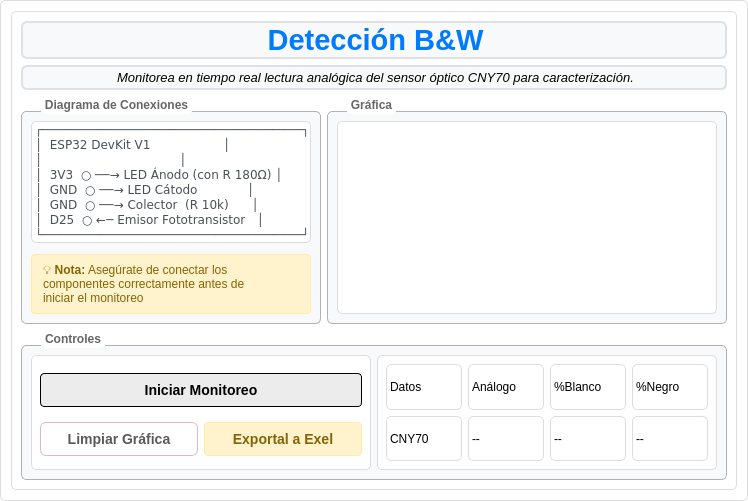
<?xml version="1.0" encoding="UTF-8"?>
<ui version="4.0">
 <class>colorCNY</class>
 <widget class="QWidget" name="colorCNY">
  <property name="geometry">
   <rect>
    <x>0</x>
    <y>0</y>
    <width>737</width>
    <height>501</height>
   </rect>
  </property>
  <property name="windowTitle">
   <string>Form</string>
  </property>
  <property name="styleSheet">
   <string notr="true">background-color: rgb(255, 255, 255);
border: 1px solid rgb(221, 221, 221);
border-radius: 5px;
color: rgb(0, 0, 0);</string>
  </property>
  <layout class="QGridLayout" name="gridLayout_7">
   <item row="0" column="0">
    <widget class="QFrame" name="frame">
     <property name="frameShape">
      <enum>QFrame::Shape::StyledPanel</enum>
     </property>
     <property name="frameShadow">
      <enum>QFrame::Shadow::Raised</enum>
     </property>
     <layout class="QGridLayout" name="gridLayout_6">
      <item row="0" column="0" colspan="3">
       <widget class="QLabel" name="titulo">
        <property name="maximumSize">
         <size>
          <width>16777215</width>
          <height>45</height>
         </size>
        </property>
        <property name="styleSheet">
         <string notr="true">        background-color: #f8f9fa;       
        border: 2px solid #dee2e6;         
        border-radius: 6px;              
   </string>
        </property>
        <property name="text">
         <string>&lt;html&gt;&lt;head/&gt;&lt;body&gt;&lt;p align=&quot;center&quot;&gt;&lt;span style=&quot; font-size:22pt; font-weight:700; color:#007bff;&quot;&gt;Detección B&amp;amp;W&lt;/span&gt;&lt;/p&gt;&lt;/body&gt;&lt;/html&gt;</string>
        </property>
       </widget>
      </item>
      <item row="4" column="0" colspan="3">
       <widget class="QGroupBox" name="controles">
        <property name="minimumSize">
         <size>
          <width>0</width>
          <height>150</height>
         </size>
        </property>
        <property name="maximumSize">
         <size>
          <width>16777215</width>
          <height>150</height>
         </size>
        </property>
        <property name="sizeIncrement">
         <size>
          <width>0</width>
          <height>0</height>
         </size>
        </property>
        <property name="styleSheet">
         <string notr="true">QGroupBox {
    color: rgb(102, 102, 102) ;
    background-color: #f8f9fa;        
    border-radius: 6px;
    border: 1px solid rgb(177, 177, 177) ;
    border-radius: 5px;
    margin-top: 15px; /* espacio para el título */
    font: bold 12px;
}
QGroupBox::title {
    subcontrol-origin: margin;
    subcontrol-position: top left ;
    left: 20px;
    background-color: rgba(255, 255, 255, 255);
	padding: 2px;
    border-radius: 5px;
}

</string>
        </property>
        <property name="title">
         <string>Controles</string>
        </property>
        <layout class="QGridLayout" name="gridLayout_4">
         <item row="0" column="0">
          <widget class="QWidget" name="botones" native="true">
           <layout class="QGridLayout" name="gridLayout_3">
            <item row="2" column="1">
             <widget class="QPushButton" name="exportarBt">
              <property name="styleSheet">
               <string notr="true">        font-size: 14px;                    /* Tamaño menor para información secundaria */
        font-weight: bold;                  /* Texto en negrita */
        color: #856404;                     /* Color ámbar para indicar estado */
        padding: 8px;                       /* Espacio interno menor */
        background-color: #fff3cd;          /* Fondo ámbar claro */
        border-radius: 4px;                 /* Esquinas redondeadas menores */
        border: 1px solid #ffeaa7;          /* Borde ámbar */
        margin-top: 5px;                    /* Separación superior */</string>
              </property>
              <property name="text">
               <string>Exportal a Exel</string>
              </property>
             </widget>
            </item>
            <item row="2" column="0">
             <widget class="QPushButton" name="limpiarBt">
              <property name="styleSheet">
               <string notr="true">/* Estilo base con matices rosa y gris degradado */
QPushButton {
    font-size: 14px;                         /* Tamaño menor para información secundaria */
    font-weight: bold;                       /* Texto en negrita */
    color: #5a5a5a;                          /* Gris medio para texto */
    padding: 8px;                            /* Espacio interno menor */
    background: linear-gradient(135deg, #f8e1ec, #d3d3d3); /* Degradado rosa a gris */
    border-radius: 6px;                      /* Esquinas ligeramente más redondeadas */
    border: 1px solid #e0b7c6;               /* Borde rosa suave */
    margin-top: 5px;                         /* Separación superior */
}

/* Efecto hover con énfasis en el rosa */
QPushButton:hover {
    background: linear-gradient(135deg, #fce4ec, #c0c0c0); /* Rosa claro a gris claro */
    color: #7a4b63;                          /* Rosa oscuro para el texto */
    border: 1px solid #d48ca3;               /* Borde más intenso en rosa */
}
/* Presionado: tono más oscuro y efecto hundido */
QPushButton:pressed {
    background-color: #e0b7c6;
    border: 2px solid #b0b0b0;
    padding-top: 8px; /* efecto hundido */
    padding-left: 8px;
}
</string>
              </property>
              <property name="text">
               <string>Limpiar Gráfica</string>
              </property>
             </widget>
            </item>
            <item row="0" column="0" colspan="2">
             <widget class="QPushButton" name="iniciarBt">
              <property name="styleSheet">
               <string notr="true">QPushButton {
    font-size: 14px;                    
    font-weight: bold;              
    color: rgb(0, 0, 0);
    padding: 8px;                 
    background-color: rgb(236, 236, 236);          
    border-radius: 4px;            
    border: 1px solid rgb(0, 0, 0);      
    margin-top: 5px;         
}

/* Hover: verde suave */
QPushButton:hover {
    background-color: rgb(220, 255, 220);     /* Verde muy claro */
    border: 1px solid rgb(0, 128, 0);          /* Verde intenso */
    color: rgb(0, 100, 0);                     /* Verde oscuro para texto */
}

/* Pressed: verde más profundo */
QPushButton:pressed {
    background-color: rgb(200, 240, 200);     /* Verde más saturado */
    border: 1px solid rgb(0, 100, 0);          /* Borde más oscuro */
    color: rgb(0, 80, 0);                      /* Texto aún más profundo */
}</string>
              </property>
              <property name="text">
               <string>Iniciar Monitoreo</string>
              </property>
             </widget>
            </item>
           </layout>
          </widget>
         </item>
         <item row="0" column="1">
          <widget class="QWidget" name="datos" native="true">
           <property name="minimumSize">
            <size>
             <width>0</width>
             <height>0</height>
            </size>
           </property>
           <property name="maximumSize">
            <size>
             <width>9999</width>
             <height>16777215</height>
            </size>
           </property>
           <layout class="QGridLayout" name="gridLayout">
            <item row="1" column="0">
             <widget class="QLabel" name="CNY70Label">
              <property name="text">
               <string>CNY70</string>
              </property>
             </widget>
            </item>
            <item row="0" column="3">
             <widget class="QLabel" name="porcentajeDeNegroLabel">
              <property name="text">
               <string>%Negro</string>
              </property>
             </widget>
            </item>
            <item row="1" column="1">
             <widget class="QLabel" name="analogoDtCny70">
              <property name="text">
               <string>--</string>
              </property>
             </widget>
            </item>
            <item row="1" column="2">
             <widget class="QLabel" name="porcentajeDeBlancoDt">
              <property name="text">
               <string>--</string>
              </property>
             </widget>
            </item>
            <item row="1" column="3">
             <widget class="QLabel" name="porcentajeDeNegroDt">
              <property name="text">
               <string>--</string>
              </property>
             </widget>
            </item>
            <item row="0" column="1">
             <widget class="QLabel" name="analogoLabel">
              <property name="text">
               <string>Análogo</string>
              </property>
             </widget>
            </item>
            <item row="0" column="2">
             <widget class="QLabel" name="porcentajeDeBlancoLabel">
              <property name="text">
               <string>%Blanco</string>
              </property>
             </widget>
            </item>
            <item row="0" column="0">
             <widget class="QLabel" name="datosLabel">
              <property name="text">
               <string>Datos</string>
              </property>
             </widget>
            </item>
           </layout>
          </widget>
         </item>
        </layout>
       </widget>
      </item>
      <item row="2" column="0">
       <widget class="QGroupBox" name="diagrama">
        <property name="maximumSize">
         <size>
          <width>300</width>
          <height>16777215</height>
         </size>
        </property>
        <property name="styleSheet">
         <string notr="true">QGroupBox {
    color: rgb(102, 102, 102) ;
    background-color: #f8f9fa;        
    border-radius: 6px;
    border: 1px solid rgb(177, 177, 177) ;
    border-radius: 5px;
    margin-top: 15px; /* espacio para el título */
    font: bold 12px;
}
QGroupBox::title {
    subcontrol-origin: margin;
    subcontrol-position: top left ;
    left: 20px;
    background-color: rgba(255, 255, 255, 255);
	padding: 2px;
    border-radius: 5px;
}

</string>
        </property>
        <property name="title">
         <string>Diagrama de Conexiones</string>
        </property>
        <layout class="QVBoxLayout" name="verticalLayout">
         <item>
          <widget class="QLabel" name="dibujo">
           <property name="minimumSize">
            <size>
             <width>0</width>
             <height>120</height>
            </size>
           </property>
           <property name="styleSheet">
            <string notr="true"/>
           </property>
           <property name="text">
            <string>&lt;html&gt;&lt;head/&gt;&lt;body&gt;&lt;pre style=&quot; margin-top:12px; margin-bottom:0px; margin-left:0px; margin-right:0px; -qt-block-indent:0; text-indent:0px;&quot;&gt;&lt;span style=&quot; font-family:'Courier New','monospace'; font-size:12px; color:#495057;&quot;&gt;┌────────────────────────────────────┐&lt;/span&gt;&lt;/pre&gt;&lt;pre style=&quot; margin-top:0px; margin-bottom:0px; margin-left:0px; margin-right:0px; -qt-block-indent:0; text-indent:0px;&quot;&gt;&lt;span style=&quot; font-family:'Courier New','monospace'; font-size:12px; color:#495057;&quot;&gt;│  ESP32 DevKit V1                   │&lt;/span&gt;&lt;/pre&gt;&lt;pre style=&quot; margin-top:0px; margin-bottom:0px; margin-left:0px; margin-right:0px; -qt-block-indent:0; text-indent:0px;&quot;&gt;&lt;span style=&quot; font-family:'Courier New','monospace'; font-size:12px; color:#495057;&quot;&gt;│                                    │&lt;/span&gt;&lt;/pre&gt;&lt;pre style=&quot; margin-top:0px; margin-bottom:0px; margin-left:0px; margin-right:0px; -qt-block-indent:0; text-indent:0px;&quot;&gt;&lt;span style=&quot; font-family:'Courier New','monospace'; font-size:12px; color:#495057;&quot;&gt;│  3V3  ○ ──→ LED Ánodo (con R 180Ω) │&lt;/span&gt;&lt;/pre&gt;&lt;pre style=&quot; margin-top:0px; margin-bottom:0px; margin-left:0px; margin-right:0px; -qt-block-indent:0; text-indent:0px;&quot;&gt;&lt;span style=&quot; font-family:'Courier New','monospace'; font-size:12px; color:#495057;&quot;&gt;│  GND  ○ ──→ LED Cátodo             │&lt;/span&gt;&lt;/pre&gt;&lt;pre style=&quot; margin-top:0px; margin-bottom:0px; margin-left:0px; margin-right:0px; -qt-block-indent:0; text-indent:0px;&quot;&gt;&lt;span style=&quot; font-family:'Courier New','monospace'; font-size:12px; color:#495057;&quot;&gt;│  GND  ○ ──→ Colector  (R 10k)      │&lt;/span&gt;&lt;/pre&gt;&lt;pre style=&quot; margin-top:0px; margin-bottom:0px; margin-left:0px; margin-right:0px; -qt-block-indent:0; text-indent:0px;&quot;&gt;&lt;span style=&quot; font-family:'Courier New','monospace'; font-size:12px; color:#495057;&quot;&gt;│  D25  ○ ←─ Emisor Fototransistor   │&lt;/span&gt;&lt;/pre&gt;&lt;pre style=&quot; margin-top:0px; margin-bottom:12px; margin-left:0px; margin-right:0px; -qt-block-indent:0; text-indent:0px;&quot;&gt;&lt;span style=&quot; font-family:'Courier New','monospace'; font-size:12px; color:#495057;&quot;&gt;└────────────────────────────────────┘&lt;/span&gt;&lt;/pre&gt;&lt;/body&gt;&lt;/html&gt;</string>
           </property>
          </widget>
         </item>
         <item>
          <widget class="QLabel" name="nota">
           <property name="maximumSize">
            <size>
             <width>999</width>
             <height>70</height>
            </size>
           </property>
           <property name="styleSheet">
            <string notr="true">        font-size: 13px;                    /* Tamaño menor para nota */
        color: #856404;                     /* Color ámbar oscuro */
        background-color: #fff3cd;          /* Fondo ámbar claro (alerta) */
        border: 1px solid #ffeaa7;          /* Borde ámbar */
        border-radius: 4px;                 /* Esquinas redondeadas */
        padding: 8px;                       /* Espacio interno */
        margin-top: 5px;                    /* Separación superior */
</string>
           </property>
           <property name="text">
            <string>&lt;html&gt;&lt;head/&gt;&lt;body&gt;&lt;p align=&quot;justify&quot;&gt;&lt;span style=&quot; font-size:9pt;&quot;&gt;💡 &lt;/span&gt;&lt;span style=&quot; font-size:9pt; font-weight:700;&quot;&gt;Nota:&lt;/span&gt;&lt;span style=&quot; font-size:9pt;&quot;&gt; Asegúrate de conectar los &lt;br/&gt;componentes correctamente antes de &lt;br/&gt;iniciar el monitoreo&lt;/span&gt;&lt;/p&gt;&lt;/body&gt;&lt;/html&gt;</string>
           </property>
          </widget>
         </item>
        </layout>
       </widget>
      </item>
      <item row="2" column="1" colspan="2">
       <widget class="QGroupBox" name="grafica">
        <property name="minimumSize">
         <size>
          <width>400</width>
          <height>0</height>
         </size>
        </property>
        <property name="styleSheet">
         <string notr="true">QGroupBox {
    color: rgb(102, 102, 102) ;
    background-color: #f8f9fa;        
    border-radius: 6px;
    border: 1px solid rgb(177, 177, 177) ;
    border-radius: 5px;
    margin-top: 15px; /* espacio para el título */
    font: bold 12px;
}
QGroupBox::title {
    subcontrol-origin: margin;
    subcontrol-position: top left ;
    left: 20px;
    background-color: rgba(255, 255, 255, 255);
	padding: 2px;
    border-radius: 5px;
}

</string>
        </property>
        <property name="title">
         <string>Gráfica</string>
        </property>
        <layout class="QGridLayout" name="gridLayout_5">
         <item row="0" column="0">
          <widget class="QWidget" name="grapWid" native="true"/>
         </item>
        </layout>
       </widget>
      </item>
      <item row="1" column="0" colspan="3">
       <widget class="QLabel" name="descripcion">
        <property name="maximumSize">
         <size>
          <width>16777215</width>
          <height>60</height>
         </size>
        </property>
        <property name="styleSheet">
         <string notr="true">        background-color: #f8f9fa;       
        border: 2px solid #dee2e6;         
        border-radius: 6px;              
   </string>
        </property>
        <property name="text">
         <string>&lt;html&gt;&lt;head/&gt;&lt;body&gt;&lt;p align=&quot;center&quot;&gt;&lt;span style=&quot; font-size:10pt; font-style:italic;&quot;&gt;Monitorea en tiempo real lectura analógica del sensor óptico CNY70 para caracterización.&lt;/span&gt;&lt;/p&gt;&lt;/body&gt;&lt;/html&gt;</string>
        </property>
       </widget>
      </item>
     </layout>
    </widget>
   </item>
  </layout>
 </widget>
 <resources/>
 <connections/>
</ui>
